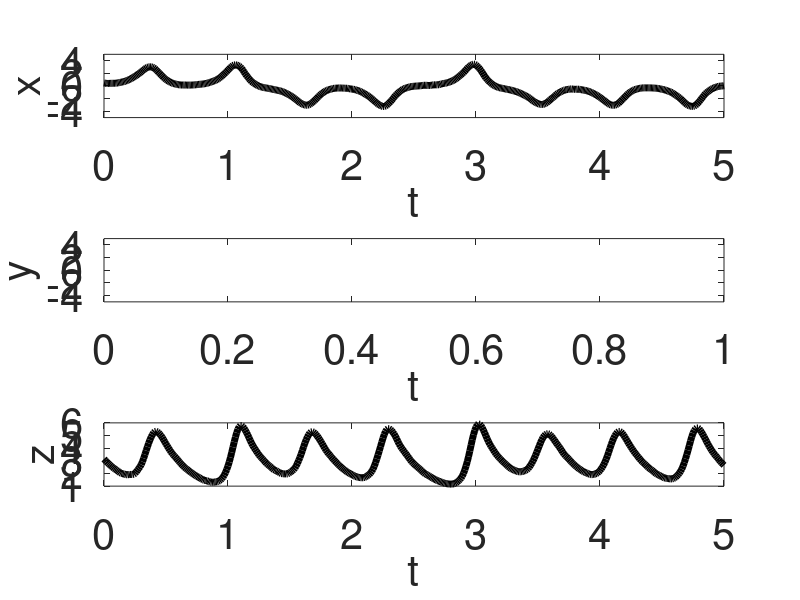
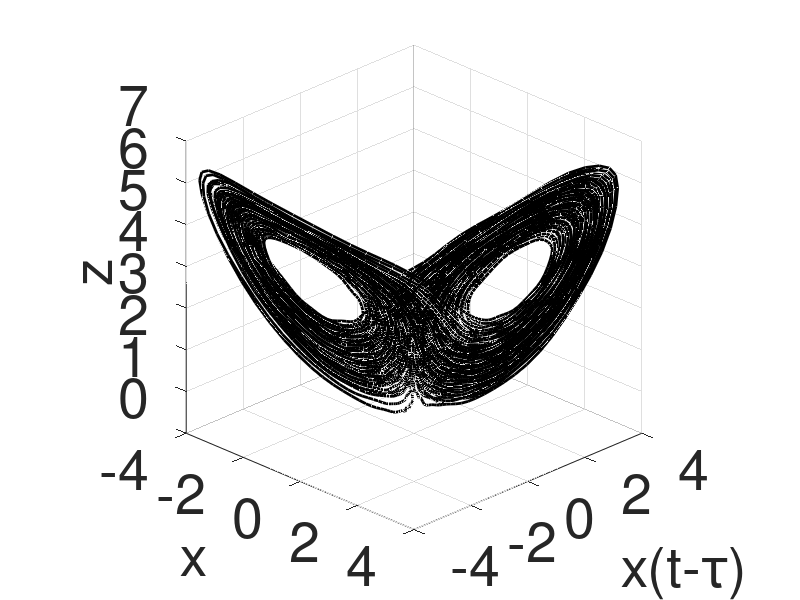

The MATLAB source for these figures, in order:
clear all
close all

% Figure 4(a).

%%% real data.
fileID = fopen('circuit_x_Fig3.txt','r');
formatSpec = '%f';
xcircuit = fscanf(fileID,formatSpec);

fileID = fopen('circuit_z_Fig3.txt','r');
formatSpec = '%f';
zcircuit = fscanf(fileID,formatSpec);     

N_real = 501;
N_steps = 2;
N = N_steps*N_real;
dt = 0.01;

t = linspace(0,dt*(N_real-1), N_real);

ini = 3025;
fin = ini + N - 1;

figure;
subplot(3,1,1)
plot(t,xcircuit(ini:N_steps:fin),'k','LineWidth',5)
xlabel('t')
ylabel('x')
pbaspect([9.8 1 1])
ylim([-5,5])

subplot(3,1,2)
xlabel('t')
ylabel('y')
pbaspect([9.8 1 1]) 
ylim([-5,5])
box on

subplot(3,1,3)
plot(t,zcircuit(ini:N_steps:fin),'k','LineWidth',5)
xlabel('t')
ylabel('z')
pbaspect([9.8 1 1])    

set(findall(gcf,'-property','FontSize'),'FontSize',30); 

%%%%%%%%%%%%%%%%%%%%%%%%%%%%%%%%%%%%%%%%%%%%%%%%%%%%%%%%%%%%%%%%%%%%%%%%%%%

N_steps = 2;
N = N_steps*20001;

ini = 15;
fin = ini + N - 1;

figure;
plot3(xcircuit(ini:N_steps:fin),xcircuit(ini-6:N_steps:fin-6),zcircuit(ini:N_steps:fin),'k','LineWidth',2)
xlabel('x')
ylabel('x(t-\tau)')
zlabel('z')

grid on    

axis square
view([45 25])

set(findall(gcf,'-property','FontSize'),'FontSize',40);       

